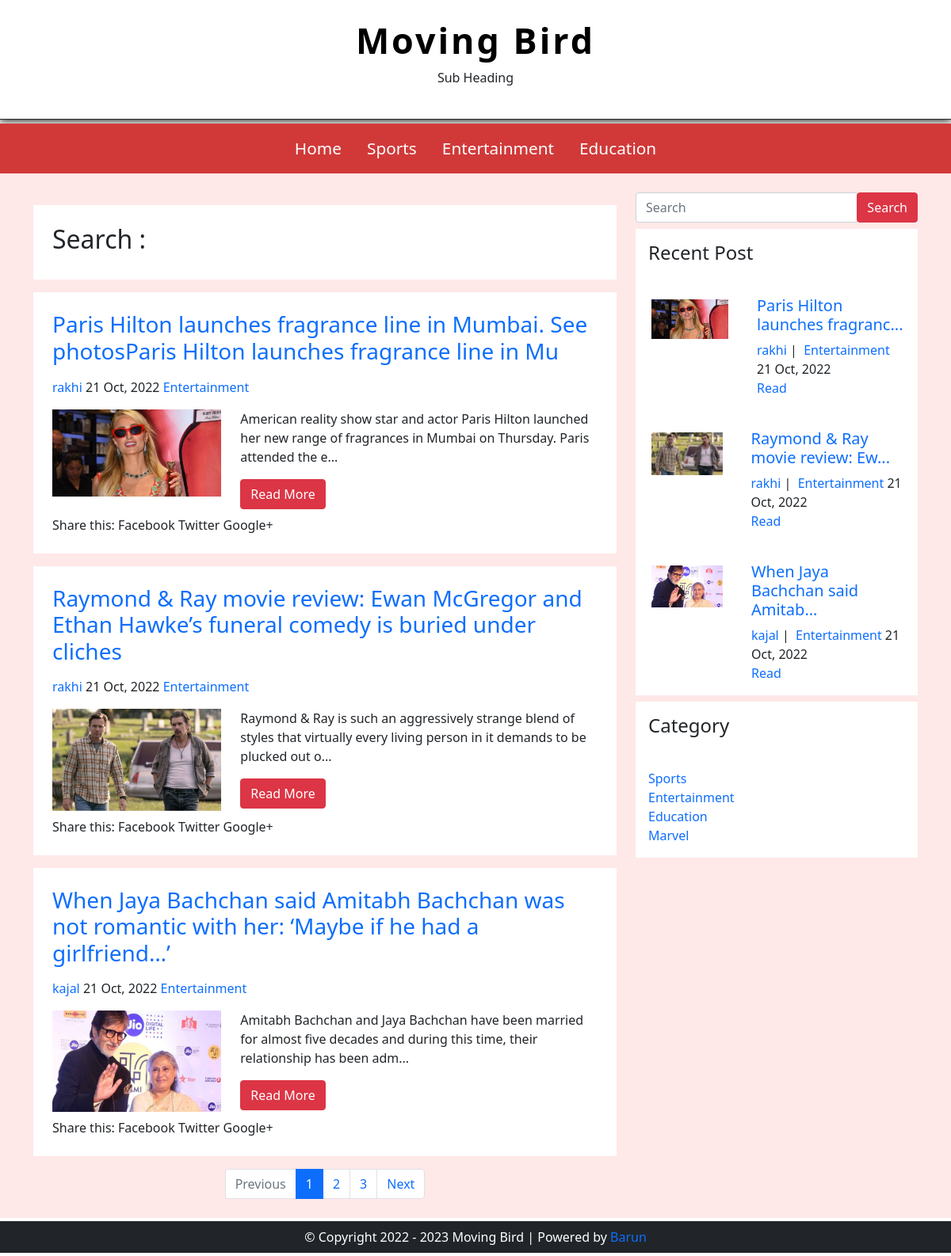
Screenshot of /search.php with the database file from the repository.
### tables this page shows
CREATE TABLE `settings` (
  `id` int(11) NOT NULL,
  `website_name` varchar(100) NOT NULL,
  `logo` varchar(100) NOT NULL,
  `footerdesc` varchar(255) NOT NULL
);

CREATE TABLE `category` (
  `category_id` int(11) NOT NULL,
  `category_name` varchar(100) NOT NULL,
  `post` int(11) NOT NULL DEFAULT 0
);

CREATE TABLE `posts` (
  `post_id` int(11) NOT NULL,
  `title` varchar(100) NOT NULL,
  `description` text NOT NULL,
  `category` int(11) NOT NULL,
  `post_date` varchar(50) NOT NULL,
  `author` int(11) NOT NULL,
  `post_img` varchar(200) NOT NULL
);

CREATE TABLE `users` (
  `user_id` int(11) NOT NULL,
  `first_name` varchar(45) NOT NULL,
  `last_name` varchar(45) NOT NULL,
  `username` varchar(45) NOT NULL,
  `password` varchar(200) NOT NULL,
  `role` int(1) NOT NULL
);

### config.php (called while the page is built, shortened)
<?php
$hostname = "http://localhost/movingbird";
?>

### search.php (the view, shortened to what this page needs)
<?php
include( 'header.php' );
include( 'config.php' );
?>
<main>
  <div class="container py-4">
    <div class="row">
      <div class="col-lg-8 col-md-8 col-12">
        <div class="post-container">
          <div class="post-content p-4 my-3">
            <?php
               echo "<h2>Search : {$search_term}</h2>";
            ?>
          </div>
          <?php
          $limit = 3;
          if ( isset( $_GET[ 'page' ] ) ) {
            $page = $_GET[ 'page' ];
          } else {
            $page = 1;
          }
          $offset = ( $page - 1 ) * $limit;
          $sql = "SELECT posts.post_id, posts.title, posts.description, posts.post_date, posts.author,
                    category.category_name,users.username, posts.category, posts.post_img FROM posts
                    LEFT JOIN category ON posts.category = category.category_id
                    LEFT JOIN users ON posts.author = users.user_id
                    WHERE posts.title LIKE '%{$search_term}%' OR posts.description LIKE '%{$search_term}%'
                    ORDER BY posts.post_id DESC LIMIT {$offset},{$limit}";
          $result = $conn->query( $sql );
          if ( $result->num_rows > 0 ) {
            while ( $row = $result->fetch_assoc() ) {
              ?>
          <div class="post-content p-4 my-3">
            <h3><a href="single.php?id=<?php echo $row['post_id']; ?>"><?php echo $row['title']; ?></a></h3>
            <div class="post-information py-2"> <span><a href="author.php?aid=<?php echo $row['author']; ?>"><?php echo $row['username']; ?></a></span> <span><?php echo $row['post_date']; ?></span> <span><a href="category.php?cid=<?php echo $row['category']; ?>"><?php echo $row['category_name']; ?></a></span>
            </div>
            <div class="row py-2">
              <div class="col-lg-4 col-md-4 col-12"> <img src="./admin/upload/<?php echo $row['post_img']; ?>" alt="post pic" class="img-fluid"> </div>
              <div class="col-lg-8 col-md-8 col-12">
                <p><?php echo substr($row['description'],0,130) . "..."; ?></p>
                <a href="single.php?id=<?php echo $row['post_id']; ?>">
                <button class="btn btn-danger">Read More</button>
                </a> </div>
            </div>
            <div class="social-media-share"> <span>Share this: </span> <span>Facebook</span> <span>Twitter</span> <span>Google+</span> </div>
          </div>
          <?php
          }
          } else {
            echo "<h2>No Record Found.</h2>";
          }
          ?>
          <?php
			$sql1 = "SELECT * FROM posts WHERE posts.title LIKE '%{$search_term}%'";
			$result1 = $conn->query($sql1) or die("Query Failed " . $conn->error);
          if ( $result1->num_rows > 0 ) {
            $total_records = $result1->num_rows;
            $total_pages = ceil( $total_records / $limit );
            ?>
          <div class="pagination-section">
            <nav aria-label="Page navigation">
              <ul class="pagination justify-content-center">
                <?php
                if ( $page > 1 ) {
                  echo "<li class='page-item'><a class='page-link' href='search.php?search=".$search_term."&page=".($page - 1)."'>Previous</a></li>";
                } else {
                  echo "<li class='page-item disabled'><span class='page-link'>Previous</span></li>";
                }
                for ( $i = 1; $i <= $total_pages; $i++ ) {
                  if ( $i == $page ) {
                    $active = "active";
                  } else {
                    $active = "";
                  }
                  echo "<li class='page-item " . $active . "'><a class='page-link' href='search.php?search=".$search_term."&page=".$i."'>$i</a></li>";
                }
                if ( $total_pages > $page ) {
                  echo "<li class='page-item'><a class='page-link' href='search.php?search=".$search_term."&page=".($page + 1)."'>Next</a></li>";
                } else {
                  echo "<li class='page-item disabled'><a class='page-link' href='#'>Next</a></li>";
                }
                ?>
              </ul>
            </nav>
          </div>
          <?php
          }
          ?>
        </div>
      </div>
      <div class="col-lg-4 col-md-4 col-12">
        <?php include('sidebar.php'); ?>
      </div>
    </div>
  </div>
</main>
<?php
include( 'footer.php' );
?>

### header.php (shortened to what this page needs)
<?php
include( 'config.php' );
?>
<!DOCTYPE html>
<html lang="en">
<head>
<link href="https://cdn.jsdelivr.net/npm/bootstrap@5.0.2/dist/css/bootstrap.min.css" rel="stylesheet">
<link rel="stylesheet" href="https://cdnjs.cloudflare.com/ajax/libs/font-awesome/5.15.4/css/all.min.css" />
<link rel="stylesheet" href="./css/style.css">
</head>
<body>
<header>
  <div class="container py-4 text-center">
	  <?php
	  $sql = "SELECT * FROM settings";
	  $result = $conn->query($sql) or die("Query Failed : " . $conn->error);
	  if($result->num_rows > 0) {
		  while($row = $result->fetch_assoc()) {
	  ?>
	  <a href="index.php"><h1><?php echo $row['website_name']; ?></h1></a>
	  <?php
	  		  }
	  }
	  ?>
    <p>Sub Heading</p>
  </div>
</header>
<nav class="main-nav">
  <div class="container">
	  <?php
	  $sql = "SELECT * FROM category WHERE post > 0";
	  $result = $conn->query($sql) or die("Query Failed : Category " . $conn->error);
	  if($result->num_rows > 0){
		  $active = "";
	  ?>
    <ul class="d-flex justify-content-center align-items-center">
      <li class="p-3"><a href="<?php echo $hostname; ?>">Home</a></li>
		<?php
		  while($row = $result->fetch_assoc()) {
			  echo "<li class='p-3 {$active}'><a href='category.php?cid={$row['category_id']}'>{$row['category_name']}</a></li>";
		  }
		  ?>
    </ul>
	  <?php
	  }
	  ?>
  </div>
</nav>

### sidebar.php
<?php
include('config.php');
?>
<div class="sidebar">
  <div class="search-box-container">
    <form class="search-post" action="search.php" method="GET">
      <div class="input-group">
        <input type="text" name="search" class="form-control" placeholder="Search">
        <span class="input-group-btn">
          <button type="submit" class="btn btn-danger">Search</button>
        </span>
      </div>
    </form>
  </div>
  <div class="recent-post-container my-2">
    <h4 class="p-3">Recent Post</h4>
    <?php
    $limit = 3;
    $sql = "SELECT posts.post_id, posts.title, posts.description, posts.post_date, posts.author,
                        category.category_name, users.username, posts.category, posts.post_img FROM posts
                        LEFT JOIN category ON posts.category = category.category_id
                        LEFT JOIN users ON posts.author = users.user_id
                        ORDER BY posts.post_id DESC LIMIT {$limit}";
    $result = $conn->query($sql) or die("Query Failed : " . $conn->error);
    if ($result->num_rows > 0) {
      while ($row = $result->fetch_assoc()) {
    ?>
        <div class="recent-post d-flex my-2">
          <div class="p-1 d-flex justify-content-center" style="width: 60%;">
          <a href="single.php?id=<?php echo $row['post_id']; ?>" class="post-img p-3">
           <img src="./admin/upload/<?php echo $row['post_img']; ?>" alt="" class="img-fluid">
          </a>
          </div>
          <div class="post-content p-3">
            <h5><a href="single.php?id=<?php echo $row['post_id']; ?>"><?php echo substr($row['title'],0,30) . "..."; ?></a></h5>
            <span><a href="author.php?aid=<?php echo $row['author']; ?>"><?php echo $row['username']; ?></a>&nbsp;|&nbsp;</span>
            <span><a href="category.php?cid=<?php echo $row['category']; ?>"><?php echo $row['category_name']; ?></a></span> <span><?php echo $row['post_date']; ?></span> <br><a href="single.php?id=<?php echo $row['post_id']; ?>">Read</a>
          </div>
        </div>
    <?php
      }
    }
    ?>
  </div>
  <div class="category-container">
    <div class="category-list">
      <h4 class="p-3">Category</h4>
      <ul class="p-3">
        <?php
        $sqlc = "SELECT * FROM category";
        $resultc = $conn->query($sqlc) or die("Query Faield " . $conn->error);
        if ($resultc->num_rows > 0) {
          while ($rowc = $resultc->fetch_assoc()) {
        ?>
            <li><a href="category.php?cid=<?php echo $rowc['category_id']; ?>"><?php echo $rowc['category_name']; ?></a></li>
        <?php
          }
        }
        ?>
      </ul>
    </div>
  </div>
</div>

### footer.php (shortened to what this page needs)
<footer class="bg-dark text-white py-2 my-1">
	<div class="container">
		<div class="row">
			<div class="col-md-12 text-center">
				<?php
				include('config.php');
				$sqlf = "SELECT * FROM settings";
				$resultf = $conn->query($sqlf) or die("Query Failed " . $conn->error);
				if($resultf->num_rows > 0) {
					while($rowf = $resultf->fetch_assoc()) {
				?>
				<span><?php echo $rowf['footerdesc']; ?></span>
				<?php
					}
				}
				?>
			</div>
		</div>
	</div>
</footer>
</body>
</html>

### css/style.css (style rules this page uses)
:root { --primary-color: #d13939; --secondary-color: #2d2d2d; --main-bg-color: #ffe8e8; }
*, *::before, *::after { margin: 0; padding: 0; box-sizing: border-box; }
a { text-decoration: none; }
ul { margin: 0; padding: 0; }
ul li { list-style: none; }
img { width: 100%; }
header { border-bottom: 1px solid var(--secondary-color); box-shadow: 0 0 10px 1px #000; }
header a h1 { color: #000; font-size: 2.8rem; font-weight: 600; letter-spacing: 3px; }
.main-nav { margin-top: 5px; background-color: var(--primary-color); color: #fff; }
.main-nav ul li { transition: all .2s ease-in; }
.main-nav ul li a { color: #fff; font-size: 1.3rem; }
main { background-color: var(--main-bg-color); }
.post-container .post-content, .recent-post-container, .category-container { background-color: #fff; }

### rows the page displays
settings: website_name "Moving Bird", footerdesc "© Copyright 2022 - 2023 Moving Bird | Powered by Barun"
category: category_name "Sports"
category: category_name "Entertainment"
category: category_name "Education"
posts: title "Paris Hilton launches fragrance line in Mumbai. See photosParis Hilton launches fragrance line in Mu", users.username "rakhi", post_date "21 Oct, 2022", category.category_name "Entertainment", post_img (picture), description "American reality show star and actor Paris Hilton launched her new range of fragrances in Mumbai on Thursday. Paris attended the e", title "Paris Hilton launches fragranc"
posts: title "Raymond & Ray movie review: Ewan McGregor and Ethan Hawke’s funeral comedy is buried under cliches", users.username "rakhi", post_date "21 Oct, 2022", category.category_name "Entertainment", post_img (picture), description "Raymond & Ray is such an aggressively strange blend of styles that virtually every living person in it demands to be plucked out o", title "Raymond & Ray movie review: Ew"
posts: title "When Jaya Bachchan said Amitabh Bachchan was not romantic with her: ‘Maybe if he had a girlfriend…’", users.username "kajal", post_date "21 Oct, 2022", category.category_name "Entertainment", post_img (picture), description "Amitabh Bachchan and Jaya Bachchan have been married for almost five decades and during this time, their relationship has been adm", title "When Jaya Bachchan said Amitab"
category: category_name "Marvel"
